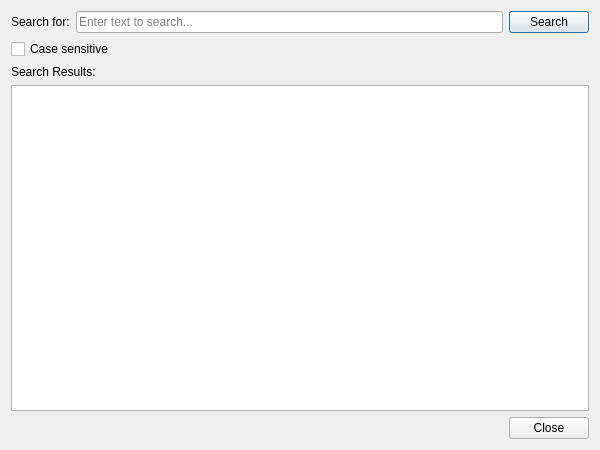
<?xml version="1.0" encoding="UTF-8"?>
<ui version="4.0">
 <class>SearchDialog</class>
 <widget class="QDialog" name="SearchDialog">
  <property name="geometry">
   <rect>
    <x>0</x>
    <y>0</y>
    <width>600</width>
    <height>450</height>
   </rect>
  </property>
  <property name="windowTitle">
   <string>Search Text</string>
  </property>
  <layout class="QVBoxLayout" name="verticalLayout">
   <item>
    <layout class="QHBoxLayout" name="searchLayout">
     <item>
      <widget class="QLabel" name="labelSearchText">
       <property name="text">
        <string>Search for:</string>
       </property>
      </widget>
     </item>
     <item>
      <widget class="QLineEdit" name="searchLineEdit">
       <property name="placeholderText">
        <string>Enter text to search...</string>
       </property>
      </widget>
     </item>
     <item>
      <widget class="QPushButton" name="searchButton">
       <property name="text">
        <string>Search</string>
       </property>
       <property name="default">
        <bool>true</bool>
       </property>
      </widget>
     </item>
    </layout>
   </item>
   <item>
    <widget class="QCheckBox" name="caseSensitiveCheckBox">
     <property name="text">
      <string>Case sensitive</string>
     </property>
    </widget>
   </item>
   <item>
    <widget class="QLabel" name="labelResults">
     <property name="text">
      <string>Search Results:</string>
     </property>
    </widget>
   </item>
   <item>
    <widget class="QListWidget" name="resultsListWidget">
     <property name="alternatingRowColors">
      <bool>true</bool>
     </property>
    </widget>
   </item>
   <item>
    <widget class="QDialogButtonBox" name="buttonBox">
     <property name="orientation">
      <enum>Qt::Horizontal</enum>
     </property>
     <property name="standardButtons">
      <set>QDialogButtonBox::Close</set>
     </property>
    </widget>
   </item>
  </layout>
 </widget>
 <resources/>
 <connections>
  <connection>
   <sender>buttonBox</sender>
   <signal>rejected()</signal>
   <receiver>SearchDialog</receiver>
   <slot>reject()</slot>
   <hints>
    <hint type="sourcelabel">
     <x>316</x>
     <y>260</y>
    </hint>
    <hint type="destinationlabel">
     <x>286</x>
     <y>274</y>
    </hint>
   </hints>
  </connection>
 </connections>
</ui>
